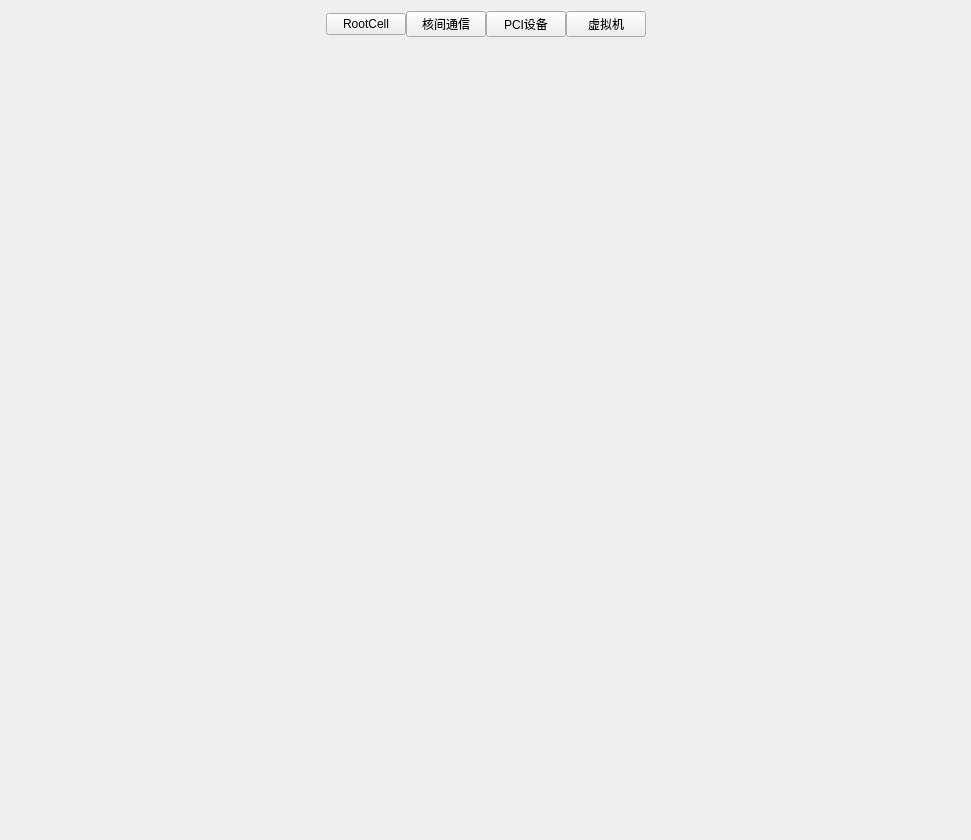
<?xml version="1.0" encoding="UTF-8"?>
<ui version="4.0">
 <class>VMConfigWidget</class>
 <widget class="QWidget" name="VMConfigWidget">
  <property name="geometry">
   <rect>
    <x>0</x>
    <y>0</y>
    <width>971</width>
    <height>840</height>
   </rect>
  </property>
  <property name="windowTitle">
   <string>Form</string>
  </property>
  <layout class="QVBoxLayout" name="verticalLayout">
   <item>
    <widget class="QFrame" name="frame_submenu">
     <property name="frameShape">
      <enum>QFrame::NoFrame</enum>
     </property>
     <property name="frameShadow">
      <enum>QFrame::Raised</enum>
     </property>
     <layout class="QHBoxLayout" name="horizontalLayout">
      <property name="spacing">
       <number>0</number>
      </property>
      <property name="leftMargin">
       <number>0</number>
      </property>
      <property name="topMargin">
       <number>0</number>
      </property>
      <property name="rightMargin">
       <number>0</number>
      </property>
      <property name="bottomMargin">
       <number>0</number>
      </property>
      <item>
       <spacer name="horizontalSpacer">
        <property name="orientation">
         <enum>Qt::Horizontal</enum>
        </property>
        <property name="sizeHint" stdset="0">
         <size>
          <width>40</width>
          <height>20</height>
         </size>
        </property>
       </spacer>
      </item>
      <item>
       <widget class="QPushButton" name="btn_rootcell">
        <property name="text">
         <string>RootCell</string>
        </property>
        <property name="checkable">
         <bool>true</bool>
        </property>
        <property name="autoExclusive">
         <bool>true</bool>
        </property>
       </widget>
      </item>
      <item>
       <widget class="QPushButton" name="btn_ivshmem">
        <property name="text">
         <string>核间通信</string>
        </property>
        <property name="checkable">
         <bool>true</bool>
        </property>
        <property name="autoExclusive">
         <bool>true</bool>
        </property>
       </widget>
      </item>
      <item>
       <widget class="QPushButton" name="btn_pci_device">
        <property name="text">
         <string>PCI设备</string>
        </property>
        <property name="checkable">
         <bool>true</bool>
        </property>
        <property name="autoExclusive">
         <bool>true</bool>
        </property>
       </widget>
      </item>
      <item>
       <widget class="QPushButton" name="btn_guestcells">
        <property name="text">
         <string>虚拟机</string>
        </property>
        <property name="checkable">
         <bool>true</bool>
        </property>
        <property name="autoExclusive">
         <bool>true</bool>
        </property>
       </widget>
      </item>
      <item>
       <spacer name="horizontalSpacer_2">
        <property name="orientation">
         <enum>Qt::Horizontal</enum>
        </property>
        <property name="sizeHint" stdset="0">
         <size>
          <width>40</width>
          <height>20</height>
         </size>
        </property>
       </spacer>
      </item>
     </layout>
    </widget>
   </item>
   <item>
    <widget class="QStackedWidget" name="stacked_widget">
     <widget class="QWidget" name="page"/>
     <widget class="QWidget" name="page_2"/>
    </widget>
   </item>
  </layout>
 </widget>
 <resources/>
 <connections/>
</ui>
